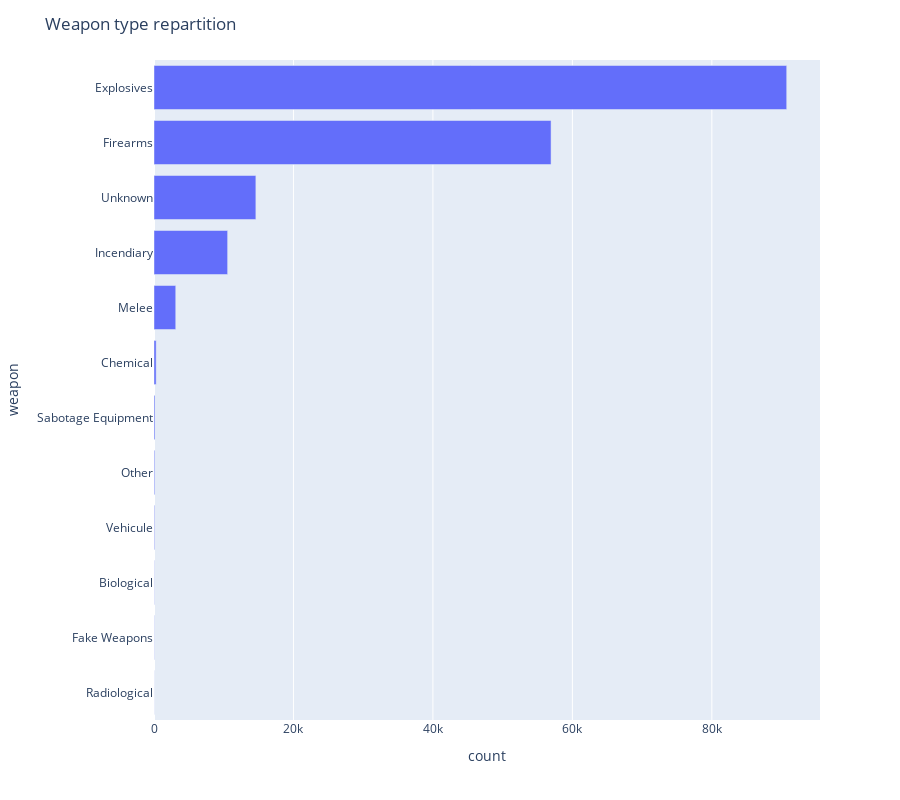

The notebook cell this image was saved under:
### Code cell
# Display data as bar chart
fig_weapon = px.bar(df_weapon, x="count", y="weapon")

fig_weapon.update_layout(height=800,
                         title="Weapon type repartition")

fig_weapon.show()

### Figure 1 — Plotly figure (JSON) as saved in the notebook; plotly's stock layout.template omitted (floating-point values rounded to 4 significant figures)
{"data": [{"alignmentgroup": "True", "hovertemplate": "count=%{x}<br>weapon=%{y}<extra></extra>", "legendgroup": "", "marker": {"color": "#636efa", "pattern": {"shape": ""}}, "name": "", "offsetgroup": "", "orientation": "h", "showlegend": false, "textposition": "auto", "type": "bar", "x": [14, 33, 35, 84, 108, 139, 308, 3118, 10560, 14609, 56942, 90734], "xaxis": "x", "y": ["Radiological", "Fake Weapons", "Biological", "Vehicule", "Other", "Sabotage Equipment", "Chemical", "Melee", "Incendiary", "Unknown", "Firearms", "Explosives"], "yaxis": "y"}], "layout": {"barmode": "relative", "height": 800, "legend": {"tracegroupgap": 0}, "margin": {"t": 60}, "title": {"text": "Weapon type repartition"}, "xaxis": {"anchor": "y", "domain": [0, 1], "title": {"text": "count"}}, "yaxis": {"anchor": "x", "domain": [0, 1], "title": {"text": "weapon"}}}}
